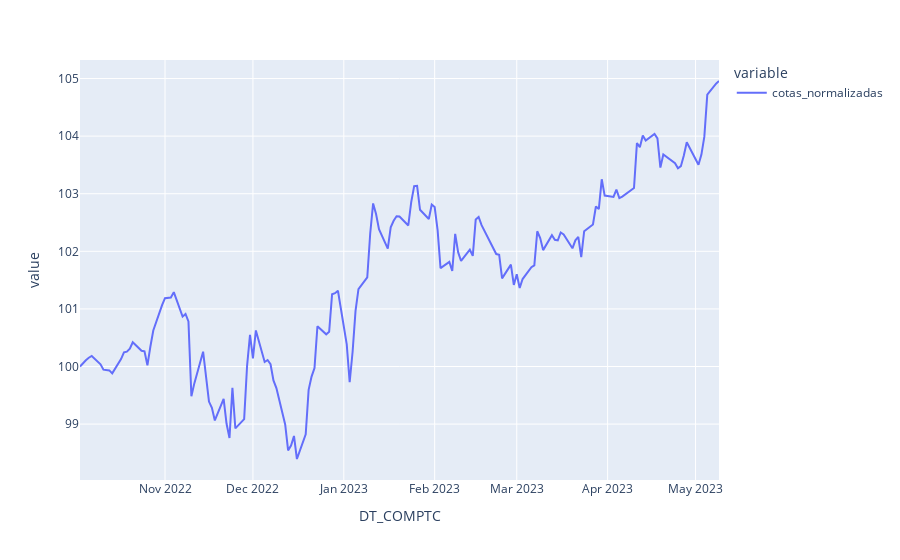

This figure's notebook cell:
### Code cell
#Axiom Infinity
cpnj_axiom_infinity = '46.649.069/0001-41'
den_social_axiom_infinity = 'AXIOM INFINITY FUNDO DE INVESTIMENTO MULTIMERCADO CRÉDITO PRIVADO'

infinity_fund = consulta_fundo(informes, cpnj_axiom_infinity)
infinity_fund['cotas_normalizadas'].plot()

### Figure 1 — Plotly figure (JSON) as saved in the notebook; plotly's stock layout.template omitted (floating-point values rounded to 4 significant figures; data arrays with more than 128 entries replaced by an {"elided": "..."} marker saying what was removed)
{"data": [{"hovertemplate": "variable=cotas_normalizadas<br>DT_COMPTC=%{x}<br>value=%{y}<extra></extra>", "legendgroup": "cotas_normalizadas", "line": {"color": "#636efa", "dash": "solid"}, "marker": {"symbol": "circle"}, "mode": "lines", "name": "cotas_normalizadas", "orientation": "v", "showlegend": true, "type": "scatter", "x": {"elided": "149 str values"}, "xaxis": "x", "y": {"elided": "149 float values"}, "yaxis": "y"}], "layout": {"legend": {"title": {"text": "variable"}, "tracegroupgap": 0}, "margin": {"t": 60}, "xaxis": {"anchor": "y", "domain": [0, 1], "title": {"text": "DT_COMPTC"}}, "yaxis": {"anchor": "x", "domain": [0, 1], "title": {"text": "value"}}}}
